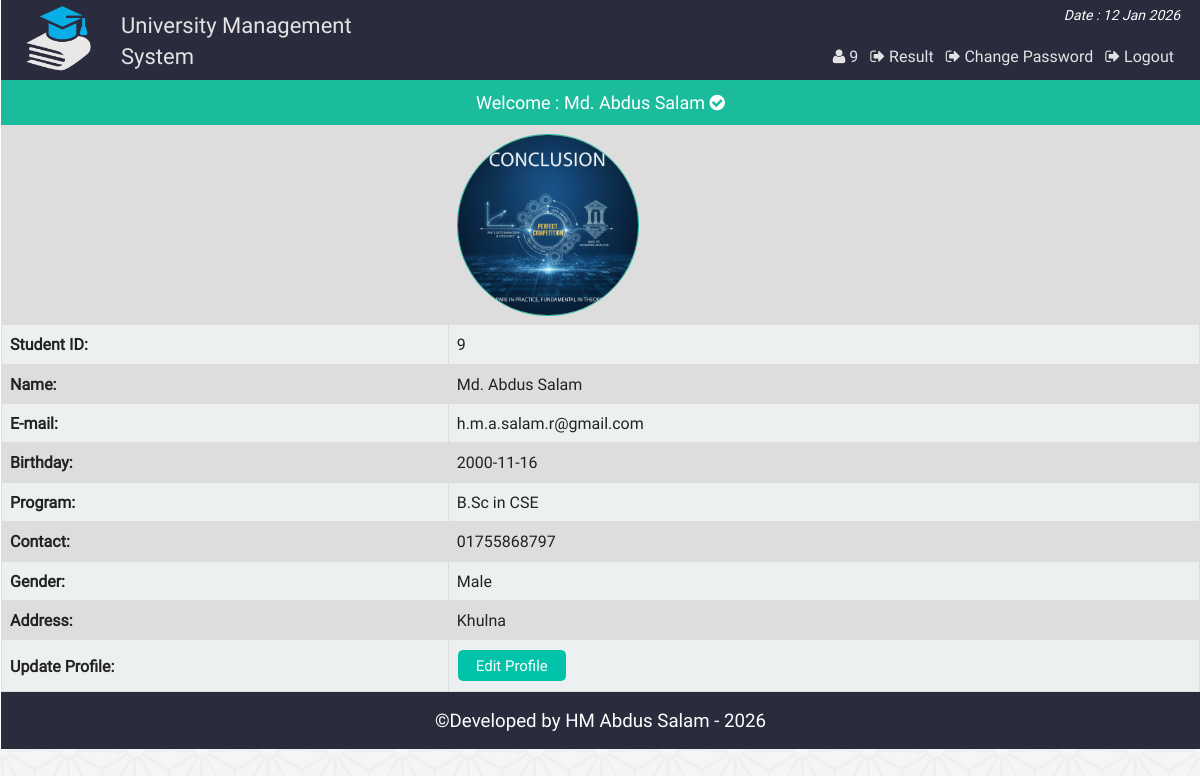
The page /st_profile.php (signed in) on the database its author committed.
### tables this page shows
CREATE TABLE `st_info` (
  `st_id` int(11) NOT NULL,
  `name` varchar(100) NOT NULL,
  `password` varchar(32) NOT NULL,
  `email` varchar(50) NOT NULL,
  `bday` date NOT NULL,
  `program` varchar(15) NOT NULL,
  `contact` varchar(20) NOT NULL,
  `gender` varchar(10) NOT NULL,
  `address` varchar(255) NOT NULL,
  `img` varchar(255) DEFAULT NULL
);

### st_profile.php (the view, shortened to what this page needs)
<?php
	require "php/config.php";
	require_once "php/functions.php";
	$user = new login_registration_class();
	$sid = $_SESSION['sid'];
?>
<?php
include "php/headertop.php";
?>
<div class="profile">
		<p style="font-size:18px;text-align:center;background:#1abc9c;color:#fff;padding:10px;margin:0">Welcome : <?php $user->getusername($sid); ?> <i class="fa fa-check-circle" aria-hidden="true"></i></p>
		<table class="tab_one">
			<?php
				$getuser = $user->getuserbyid($sid);
				while($row = $getuser->fetch_assoc()){
			?>
			<tr>
				<td></td>
				<?php if(empty($row['img'])){?>
				<td><img src="img/default.png" style="height:180px; width:180px; border:1px #1ABC9C solid;border-radius:90px" alt="" /></td>
				<?php }else{ ?>
				<td><img src="img/student/<?php echo $row['img']; ?>" style="height:180px; width:180px; border:1px #1ABC9C solid;border-radius:90px" alt="" /></td>
				<?php }?>
			</tr>
			<tr >
				<td><b>Student ID:</b> </td>
				<td><?php echo $row['st_id']; ?></td>
			</tr>
			<tr>
				<td><b>Name:</b> </td>
				<td><?php echo $row['name']; ?></td>
			</tr>
			<tr>
				<td><b>E-mail:</b> </td>
				<td><?php echo $row['email']; ?></td>
			</tr>
			<tr>
				<td><b>Birthday:</b> </td>
				<td><?php echo $row['bday']; ?></td>
			</tr>
			<tr>
				<td><b>Program:</b> </td>
				<td><?php echo $row['program']; ?></td>
			</tr>
			<tr>
				<td><b>Contact:</b> </td>
				<td><?php echo $row['contact']; ?></td>
			</tr>
			<tr>
				<td><b>Gender:</b> </td>
				<td><?php echo $row['gender']; ?></td>
			</tr>
			<tr>
				<td><b>Address:</b> </td>
				<td><?php echo $row['address']; ?></td>
			</tr>
			<?php if($row['st_id'] == $sid){ ?>
			<tr>
				<td><b>Update Profile:</b> </td>
				<td><a href="st_update.php?id=<?php echo $row['st_id'];?>"><button class="editbtn">Edit Profile</button></a></td>
			</tr>
			<?php } } ?>
		</table>
</div>
<?php include "php/footerbottom.php";?>

### php/functions.php (shortened to what this page needs)
<?php
class login_registration_class{
	public function getusername($sid){
		global $conn;
		$query = $conn->query("select name from st_info where st_id='$sid'");
		$result = $query->fetch_assoc();
		echo $result['name'];
	}
	public function getuserbyid($st_id){
		global $conn;
		$query = $conn->query("select * from st_info where st_id='$st_id'");
		return $query;
	}
};
?>

### css/main.css (style rules this page uses)
html { color: #222; font-size: 1em; line-height: 1.4; }
audio, canvas, iframe, img, svg, video { vertical-align: middle; }
a { text-decoration:none; }
body { font-family:roboto !important; background:url(../img/ptrn.png) repeat fixed; }
.st_reg th, td { padding: 8px; }
table.tab_one { width:100%; }
table.tab_one td { border:1px solid #ddd; padding:8px; }
table.tab_one td a { text-decoration:none; }
table.tab_one tr:nth-child(odd) { background:#ddd; }
table.tab_one tr:nth-child(even) { background:#ecf0f1; }
.editbtn { background-color: #01C3AA; border: none; border-radius:5px; color: white; padding: 5px 18px; text-align: center; text-decoration: none; display: inline-block; font-size: 15px; margin: 2px 1px; cursor: pointer; }
table.att_tab tr,td,th { border:2px solid #ddd; border-collapse:collapse; padding:8px; }

### rows shown on the page
st_info: name "Md. Abdus Salam", img (picture), st_id "9", email "h.m.a.salam.r@gmail.com", bday "2000-11-16", program "B.Sc in CSE", contact "01755868797", gender "Male", address "Khulna"

### other values the page prints
$sid "9"
